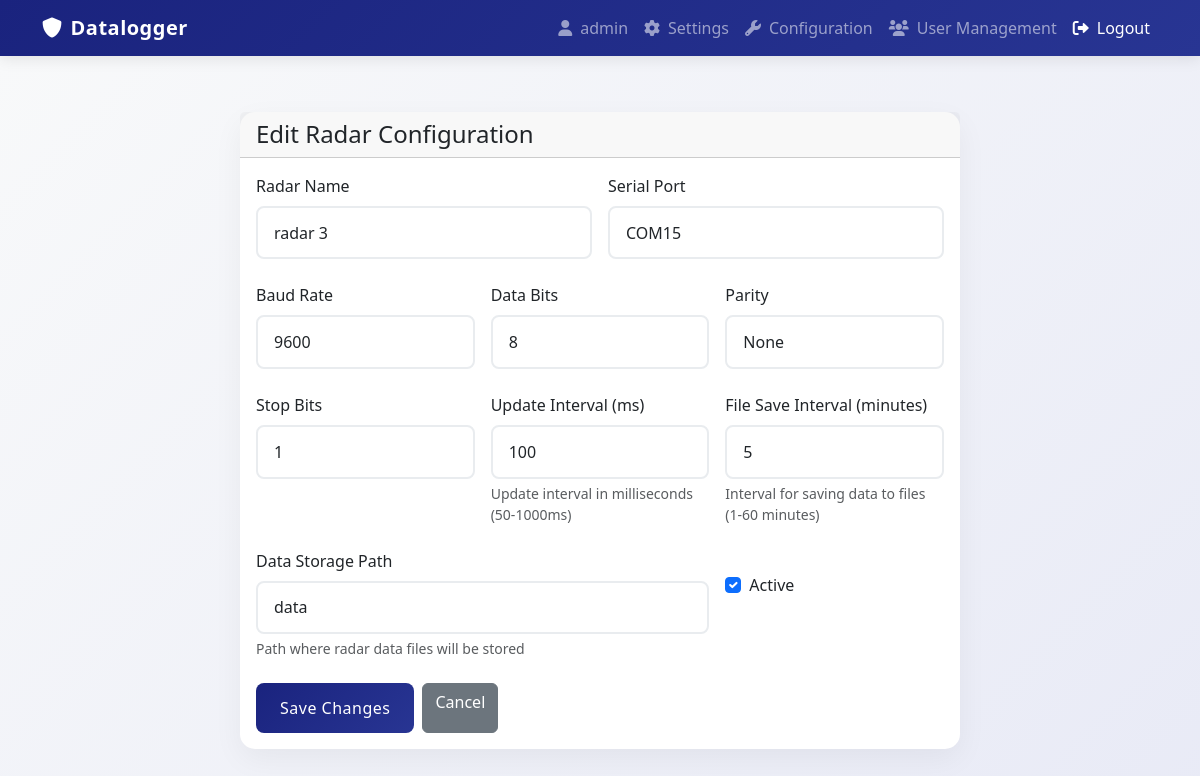
The app's page /radar/2/edit/ (signed in), older data.
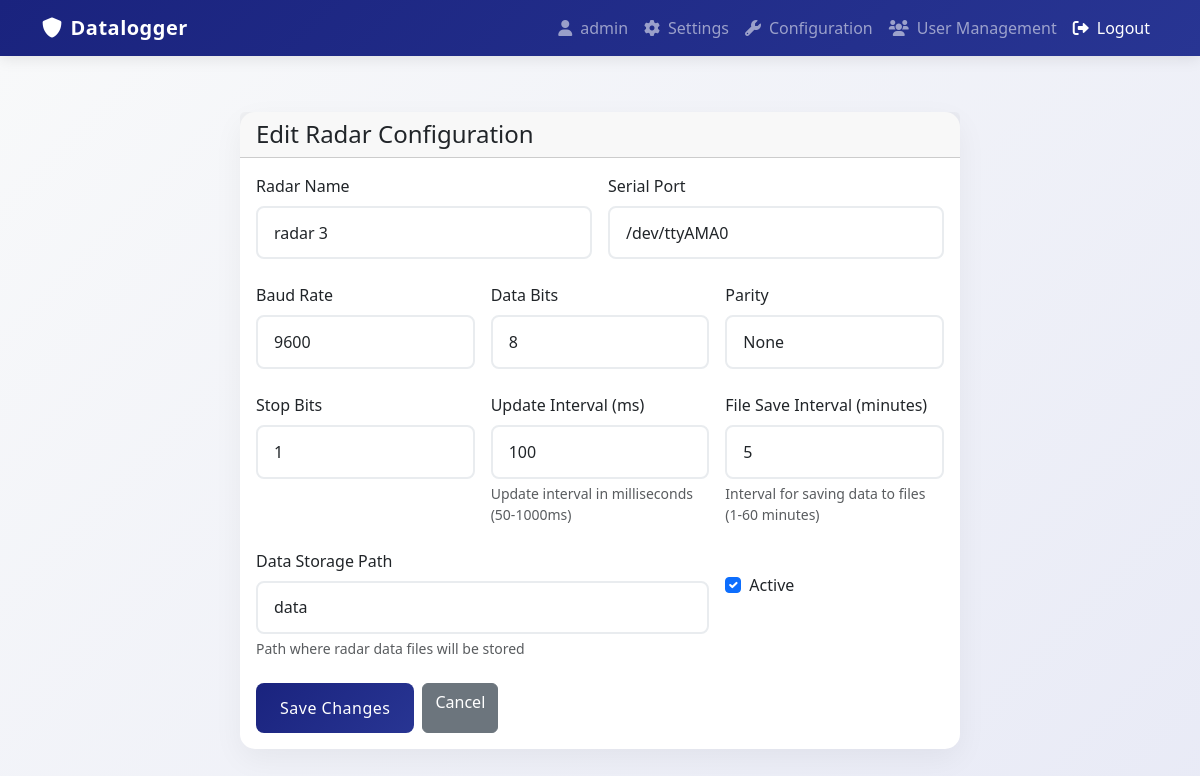
The same page, newer data.
### app/models.py (models this page shows, shortened)
class RadarConfig(models.Model):
    name = models.CharField(max_length=100, help_text="Name to identify this radar")
    port = models.CharField(max_length=50, help_text="Serial port (e.g., COM1, /dev/ttyUSB0)", unique=True)
    baud_rate = models.IntegerField(
        choices=[
            (9600, '9600'),
            (19200, '19200'),
            (38400, '38400'),
            (57600, '57600'),
            (115200, '115200'),
        ],
        default=9600
    )
    data_bits = models.IntegerField(
        choices=[
            (7, '7'),
            (8, '8'),
        ],
        default=8
    )
    parity = models.CharField(
        max_length=1,
        choices=[
            ('N', 'None'),
            ('E', 'Even'),
            ('O', 'Odd'),
        ],
        default='N'
    )
    stop_bits = models.IntegerField(
        choices=[
            (1, '1'),
            (2, '2'),
        ],
        default=1
    )
    update_interval = models.IntegerField(
        default=100,
        help_text="Update interval in milliseconds (min: 50ms, max: 1000ms)"
    )
    file_save_interval = models.IntegerField(
        default=5,
        help_text="Interval for saving data to files in minutes (min: 1min, max: 60min)"
    )
    data_storage_path = models.CharField(
        max_length=255,
        default='data',
        help_text="Path to store radar data files"
    )
    is_active = models.BooleanField(default=True)
    created_at = models.DateTimeField(auto_now_add=True)
    updated_at = models.DateTimeField(auto_now=True)
    class Meta:
        verbose_name = 'Radar Configuration'
        verbose_name_plural = 'Radar Configurations'
        ordering = ['-created_at']
        constraints = [
            models.UniqueConstraint(fields=['name'], name='unique_radar_name')
        ]

### app/views.py (the view)
# urls.py: path('radar/<int:radar_id>/edit/', views.edit_radar, name='edit_radar'),
@login_required
@permission_required('app.change_radarconfig', raise_exception=True)
def edit_radar(request, radar_id):
    radar = get_object_or_404(RadarConfig, id=radar_id)
    if request.method == 'POST':
        form = RadarForm(request.POST, instance=radar)
        if form.is_valid():
            form.save()
            messages.success(request, 'Radar configuration updated successfully.')
            return redirect('config')
    else:
        form = RadarForm(instance=radar)
    return render(request, 'app/edit_radar.html', {
        'form': form,
        'radar': radar
    })

### app/context_processors.py (called while the page is built)
def system_settings(request):
    settings = SystemSettings.get_settings()
    return {
        'settings': settings
    }

### app/models.py (called while the page is built)
    @classmethod
    def get_settings(cls):
        settings = cls.objects.first()
        if not settings:
            settings = cls.objects.create()
        return settings

### app/templates/app/edit_radar.html (shortened to what this page needs)
{% extends 'base.html' %}
{% load static %}
{% block content %}
<div class="container mt-4">
    <div class="row">
        <div class="col-md-8 offset-md-2">
            <div class="card">
                <div class="card-header">
                    <h4 class="mb-0">Edit Radar Configuration</h4>
                </div>
                <div class="card-body">
                    <form method="post" class="needs-validation" novalidate>
                        <div class="row g-3">
                            <div class="col-md-6">
                                <label for="id_name" class="form-label">Radar Name</label>
                                {{ form.name }}
                            </div>
                            <div class="col-md-6">
                                <label for="id_port" class="form-label">Serial Port</label>
                                {{ form.port }}
                            </div>
                        </div>
                        <div class="row g-3 mt-2">
                            <div class="col-md-4">
                                <label for="id_baud_rate" class="form-label">Baud Rate</label>
                                {{ form.baud_rate }}
                            </div>
                            <div class="col-md-4">
                                <label for="id_data_bits" class="form-label">Data Bits</label>
                                {{ form.data_bits }}
                            </div>
                            <div class="col-md-4">
                                <label for="id_parity" class="form-label">Parity</label>
                                {{ form.parity }}
                            </div>
                        </div>
                        <div class="row g-3 mt-2">
                            <div class="col-md-4">
                                <label for="id_stop_bits" class="form-label">Stop Bits</label>
                                {{ form.stop_bits }}
                            </div>
                            <div class="col-md-4">
                                <label for="id_update_interval" class="form-label">Update Interval (ms)</label>
                                {{ form.update_interval }}
                                <div class="form-text">Update interval in milliseconds (50-1000ms)</div>
                            </div>
                            <div class="col-md-4">
                                <label for="id_file_save_interval" class="form-label">File Save Interval (minutes)</label>
                                {{ form.file_save_interval }}
                                <div class="form-text">Interval for saving data to files (1-60 minutes)</div>
                            </div>
                        </div>
                        <div class="row g-3 mt-2">
                            <div class="col-md-8">
                                <label for="id_data_storage_path" class="form-label">Data Storage Path</label>
                                {{ form.data_storage_path }}
                                <div class="form-text">Path where radar data files will be stored</div>
                            </div>
                            <div class="col-md-4">
                                <div class="form-check mt-4">
                                    {{ form.is_active }}
                                    <label class="form-check-label" for="id_is_active">
                                        Active
                                    </label>
                                </div>
                            </div>
                        </div>
                        <div class="mt-4 d-flex gap-2">
                            <button type="submit" class="btn btn-primary">Save Changes</button>
                            <a href="{% url 'config' %}" class="btn btn-secondary">Cancel</a>
                        </div>
                    </form>
                </div>
            </div>
        </div>
    </div>
</div>
{% endblock %}

Row changes from the older to the newer data that the page shows:
changed RadarConfig "radar 3": port "COM15" → "/dev/ttyAMA0"
